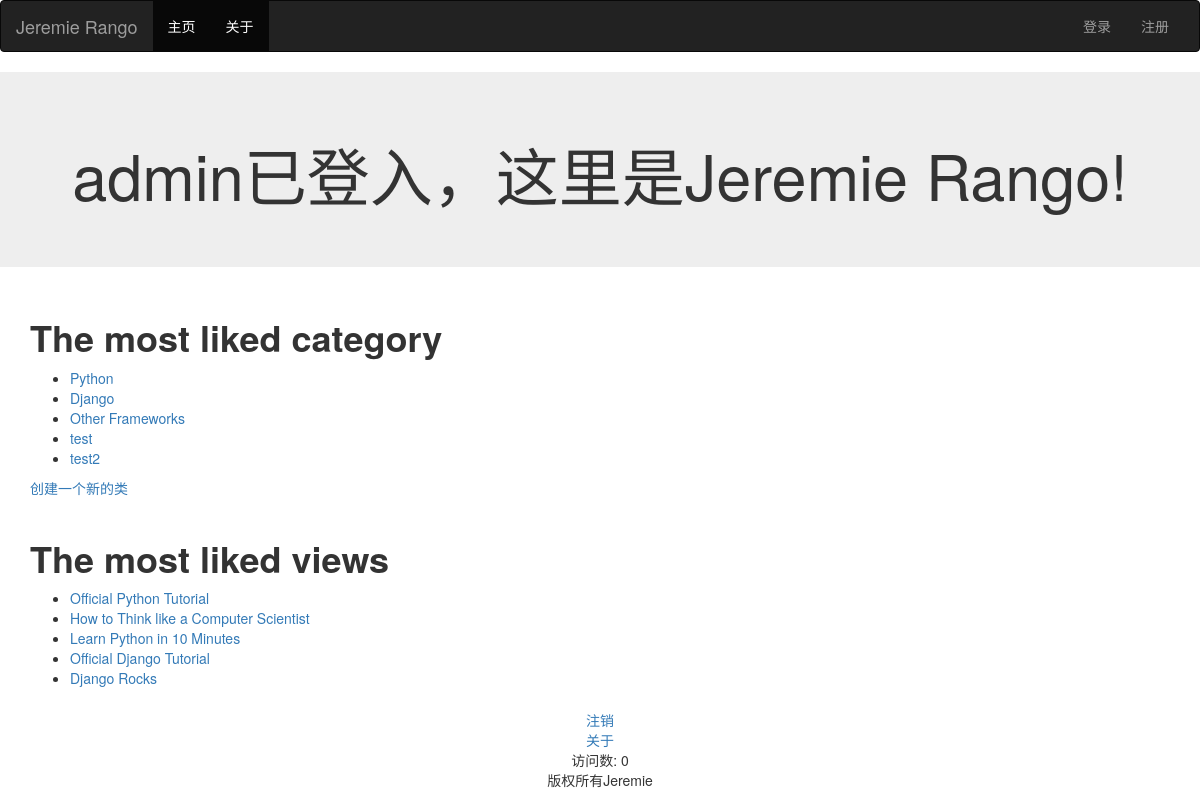
The app's page /rango/ (signed in) with its own data.
### rango/models.py (models this page shows, shortened)
class Category(models.Model):
    name = models.CharField(max_length=128, unique=True)
    views = models.IntegerField(default=0)
    likes = models.IntegerField(default=0)
    slug = models.SlugField(unique=True)
    class Meta:
        verbose_name_plural = 'Categories'

class Page(models.Model):
    category = models.ForeignKey(Category,on_delete=models.CASCADE)#2.0后需要加on_delete,保证唯一
    title = models.CharField(max_length=128)
    url = models.URLField()
    views = models.IntegerField(default=0)

### rango/views.py (the view)
def index(request):
    category_list = Category.objects.order_by('-likes')[:5]
    page_list = Page.objects.order_by('-views')[:5]
    context_dict = {'categories': category_list, 'pages': page_list}
    visits = request.session.get('visits')
    if not visits:
        visits = 0
    reset_last_visit_time = False
    last_visit = request.session.get('last_visit')
    if last_visit:
        last_visit_time = datetime.datetime.strptime(last_visit[:-7], "%Y-%m-%d %H:%M:%S")
        if (datetime.datetime.now() - last_visit_time).seconds > 0:
            visits += 1
            reset_last_visit_time = True
    else:
        print('last_visit is FALSE')
        reset_last_visit_time = True
    context_dict['visits'] = visits
    request.session['visits'] = visits
    if reset_last_visit_time:
        request.session['last_visit'] = str(datetime.datetime.now())
    response = render(request, 'rango/index.html', context_dict)
    return response

### rango/templates/rango/index.html (shortened to what this page needs)
{% extends 'boot_base.html' %}
{% load staticfiles %}
{% block body_block %}
<html>
<div class="jumbotron p-4">
	<div class="container">
        {% if user.is_authenticated %}
            <h1 class="jumbotron-heading text-center"> {{ user.username }}已登入，这里是Jeremie Rango!</h1>
        {% else %}
            <h1 class="jumbotron-heading text-center">游客你好！这里是Jeremie Rango!</h1>
        {% endif %}
    </div>
</div>
<div class="container">
	<div class="row">
        <div class="col-md-6">
        <div class="card mb-6">
            <div class="card-body">
        {% if categories%}
            {% if pages%}
            <h1><strong>The most liked category</strong></h1>
                <p class="card-text">
            <ul>
                {% for category in categories %}
                    <li><a href="/rango/category/{{ category.slug }}">{{ category.name }}</a></li>
                {% endfor %}
            </ul>
                        <a href="/rango/add_category/">创建一个新的类</a><br/>
                <br/>
            <h1><strong>The most liked views</strong></h1>
            <ul>
                {% for page in pages %}
                    <li><a href="{{page.url}}">{{ page.title }}</a></li>
                {% endfor %}
            </ul>
            {% else %}
                <strong>WTF pages is nothing here!</strong>
            {% endif %}
        {% else %}
            <strong>WTF categories is nothing here!</strong>
        {% endif %}
                </p>
            </div>
       	</div>
        </div>
     </div>
         </div>
<div class="navbar-fixed-bottom navbar-fixed-bottom">
    <div style="text-align:center">
        {% if user.is_authenticated %}
        <a href="/rango/logout/">注销</a><br />
        {% else %}
        <a href="/rango/login/">登录</a><br />
        <a href="/rango/register/">注册</a><br />
        {% endif %}
        <a href="/rango/about/">关于</a><br/>
        <p>
        访问数: {{ visits }}<br/>
            版权所有Jeremie
                </p>
        </div>
    </div>
</div>
</html>
{% endblock %}

### records on screen
Category: name "Python"
Category: name "Django"
Category: name "Other Frameworks"
Category: name "test"
Category: name "test2"
Page: title "Official Python Tutorial"
Page: title "How to Think like a Computer Scientist"
Page: title "Learn Python in 10 Minutes"
Page: title "Official Django Tutorial"
Page: title "Django Rocks"

### other values on screen
{{ user.username }} "admin"
{{ visits }} "0"
